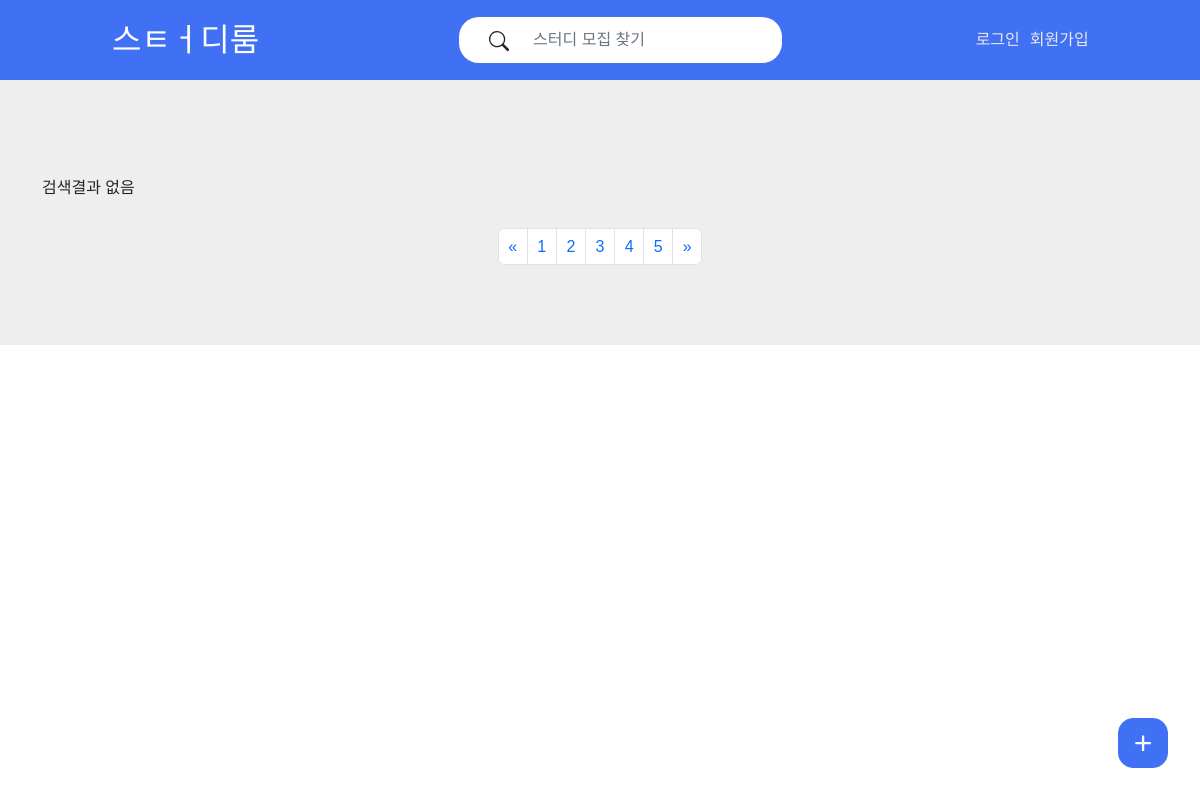
The app's page /, older data.
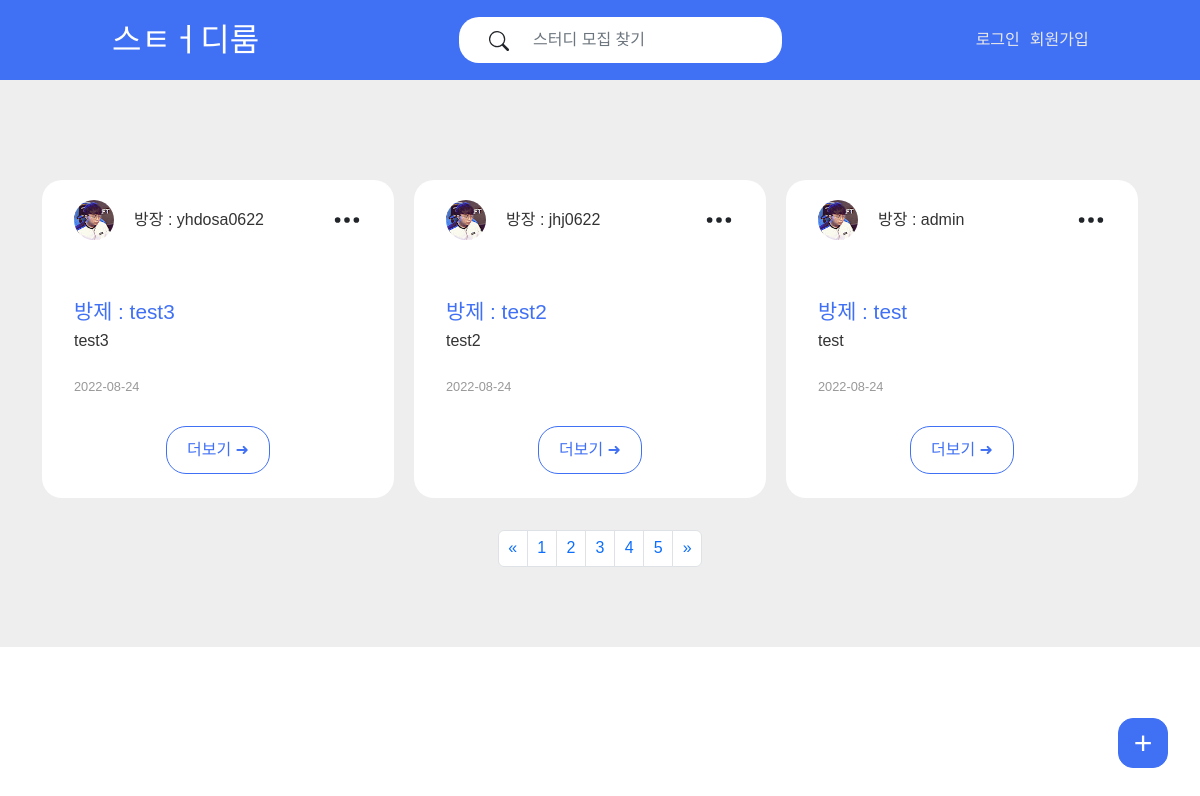
The same page, newer data.
### room/models.py (models this page shows, shortened)
class Room(models.Model):
    title = models.CharField(max_length=50, verbose_name="제목") #제목
    sub_title = models.CharField(max_length=100, blank=True, verbose_name="부제목") #부제목
    content = models.TextField(verbose_name="내용") #콘텐츠
    create = models.DateTimeField(verbose_name='작성일', auto_now_add=True) #작성일
    room_owner = models.ForeignKey(User, null=True, blank=True, on_delete=models.CASCADE, verbose_name="방장") #방장
    room_password = models.CharField(max_length=5, blank=True, verbose_name="방비밀번호") #방비밀번호
    updated = models.DateTimeField(auto_now_add=True)
    uuid = models.UUIDField(default=uuid.uuid4)
    def get_absolute_url(self): #어드민에서 게시글 바로 볼 수 있음
        return f'room/page/{self.id}'
    class Meta:
        verbose_name = "room 목록"
        verbose_name_plural = "room 목록"

### core/models.py (models this page shows)
class User(AbstractUser):
    username = models.CharField(max_length=10, blank=False, null=False, unique=True, verbose_name="회원아이디") # 아이디
    nickname = models.CharField(max_length=10, blank=False, null=False, unique=True, verbose_name="닉네임")# 닉네임
    name = models.CharField(max_length=10, blank=False, null=False, verbose_name="회원이름") #이름
    bio = models.TextField(verbose_name='자기소개') # 바이오
    create_at = models.DateTimeField(verbose_name='date joined', auto_now_add=True) # 가입한 날짜
    last_login = models.DateTimeField(verbose_name='last login',auto_now=True) # 마지막 로그인
    is_admin =  models.BooleanField(default=False)
    is_active = models.BooleanField(default=True)
    is_staff = models.BooleanField(default=False)
    is_superuser = models.BooleanField(default=False)
    object = UserManager()
    USERNAME_FIELD = 'username'
    REQUIRED_FIELDS = ['nickname']
    def __str__(self):
        return self.username
    class Meta:
        db_table = 'accounts'
        verbose_name = "가입자 목록"
        verbose_name_plural = "가입자 목록"

### core/views.py (the view)
# urls.py: path('', views.main, name='main'), # 메인홈
@csrf_exempt
def main(request):
    room_list = Room.objects.all().order_by('-id')
    res_data = {'room' : room_list}
    return render(request, 'index.html', res_data)

### core/templates/index.html (shortened to what this page needs)
<!DOCTYPE html>
<html lang="ko">
<head>
    <link href="https://cdn.jsdelivr.net/npm/bootstrap@5.2.0/dist/css/bootstrap.min.css" rel="stylesheet"
>
    <link rel="stylesheet" href="../static/css/reset.css">
    <link rel="stylesheet" href="../static/css/main.css">
</head>
<body>
    <nav class="navbar navbar-expand-lg ">
        <div class="container-fluid padding-none">
            <div class="nav_left">
                <a class="navbar-brand" href="/">스ㅌㅓ디룸</a>
            </div>
            <div class="collapse navbar-collapse nav_right" id="navbarSupportedContent">
                <form class="d-flex main_search_form" role="search">
                    <div class="form_btnbox">
                        <input class="form-control" type="search" placeholder="스터디 모집 찾기" aria-label="Search">
                        <button class="btn " type="submit">
                        </button>
                    </div>
                </form>
                <ul class="navbar-nav ">
                    {% if request.user.is_authenticated %}
                    <li class="nav-item">
                        <a class="mypage" href="#">{{ request.user }}</a>
                    </li>
                    <li class="nav-item dropdown">
                        <a class="nav-link dropdown-toggle" href="#" role="button" data-bs-toggle="dropdown"
                            aria-expanded="false">
                        </a>
                        <ul class="dropdown-menu">
                            <li><a class="dropdown-item" href="/mypage/">마이페이지</a></li>
                            <li><a class="dropdown-item" href="#">가입된 스터디 </a></li>
                            <li><a class="dropdown-item" href="/logout/">로그아웃</a></li>
                        </ul>
                    </li>
                    {% else %}
                    <li class="nav-item">
                        <a class="login" href="/login/">로그인</a>
                    </li>
                    <li class="nav-item">
                        <a class="resigter" href="/resigter/">회원가입</a>
                    </li>
                    {% endif %}
                </ul>
            </div>
        </div>
    </nav>
    <section class="main-section section container-fluid">
        <div class="container main_content">
            {% if not room %}
                <h1>검색결과 없음</h1>
            {% endif %}
            {% if room %}
            {% for r in room %}
                <div class="main_con">
                    <div class="main_content-box">
                        <div class="oner_box">
                            <div class="oner_box-profile">
                                <div class="oner_profile">
                                    <img src="../static/images/profile.jpg" alt="">
                                </div>
                                <div class="oner_name">
                                    <p>방장 : {{ r.room_owner }}</p>
                                </div>
                            </div>
                            <div class="setting_icon">
                                <svg xmlns="http://www.w3.org/2000/svg" width="30" height="30" fill="currentColor"
                                    class="bi bi-three-dots" viewBox="0 0 16 16">
                                    <path
                                        d="M3 9.5a1.5 1.5 0 1 1 0-3 1.5 1.5 0 0 1 0 3zm5 0a1.5 1.5 0 1 1 0-3 1.5 1.5 0 0 1 0 3zm5 0a1.5 1.5 0 1 1 0-3 1.5 1.5 0 0 1 0 3z" />
                                </svg>
                            </div>
                        </div>
                        <div class="bottom_content">
                            <h3 class="room_title">방제 : {{ r.title }}</h3>
                            <p class="room_content">{{ r.sub_title }}</p>
                            <p class="today">{{ r.create | date:"Y-m-d" }}</p>
                        </div>
                    </div>
                    <div class="room_btn">
                        <div class="room_btn-box">
                            <a href="{{ r.get_absolute_url }}" class="">더보기 ➜</a>
                        </div>
                    </div>
                </div>
            {% endfor %}
            {% endif %}
            <div>
                <a href="{% url 'room_add' %}" class="add_btn">
                    +
                </a>
            </div>
        </div>
        <div aria-label="Page navigation example" class="navigation">
            <ul class="pagination">
                <li class="page-item">
                    <a class="page-link" href="#" aria-label="Previous">
                        <span aria-hidden="true">&laquo;</span>
                    </a>
                </li>
                <li class="page-item"><a class="page-link" href="#">1</a></li>
                <li class="page-item"><a class="page-link" href="#">2</a></li>
                <li class="page-item"><a class="page-link" href="#">3</a></li>
                <li class="page-item"><a class="page-link" href="#">4</a></li>
                <li class="page-item"><a class="page-link" href="#">5</a></li>
                <li class="page-item">
                    <a class="page-link" href="#" aria-label="Next">
                        <span aria-hidden="true">&raquo;</span>
                    </a>
                </li>
            </ul>
        </div>
    </section>
</body>
</html>

### core/static/css/main.css (style rules this page uses)
* { font-size: 10px; font-family: 'Noto Sans KR', sans-serif !important; }
body { position: relative; }
nav { background-color: #4070f4; }
.navbar { height: 80px; }
.nav_left { width: 30%; }
.navbar-brand { padding-left: 100px; color: #fff; font-size: 2rem; }
.nav_right { width: 70%; display: flex; justify-content: space-around; z-index: 999; }
.form_btnbox { display: flex; flex-direction: row-reverse; background-color: #fff; border-radius: 20px; border-radius: 20px; padding: 5px 30px; }
.form_btnbox input { outline: none; border: none; border-radius: 20px; }
.form_btnbox button { padding-left: 0px; outline: none; border: none; }
.navbar-nav li { margin: 0px 5px; }
.navbar-nav .nav-item a { color: #e9e9e9; }
.main-section { padding: 5rem 0; background-color: #eee; }
.main_content { display: flex; justify-content: space-between; gap: 20px; margin-top: 20px ; }
.main_con { border-radius: 20px; background-color: #fff; width: 33.3%; }
.oner_box { display: flex; justify-content: space-between; align-items : center; padding: 20px 2rem; }
.oner_profile { width: 40px; height: 40px; }
.oner_box-profile { display: flex; align-items: center; justify-content: space-between; }
.oner_profile img { width: 100%; border-radius: 50%; }
.oner_name p { color: #333; font-size: 1rem; margin-left: 20px; }
.bottom_content { padding: 2rem; display: flex; flex-direction: column; overflow: hidden; }
.bottom_content h3 { margin-top: 10px; color: #4070f4; font-size: 1.3rem; }
.bottom_content p { margin-top: 10px; color: #333; font-size: 1rem; }
.today { margin-top: 2rem !important; font-size: 0.8rem !important; color: #999 !important; }
.room_btn-box { display: flex; justify-content: space-around; padding: 0 0 1.5rem 0; border-radius: 0 0 20px 20px; }
.room_btn-box a { padding: 15px 20px; border-radius: 20px; color: #4070f4; background-color: #fff; border: 1px solid #4070f4; font-size: 1rem; }
.navigation { display: flex; width: 100%; justify-content: center; margin-top: 2rem; }
.page-link { padding: 0.6rem; }
.add_btn { width: 50px; height: 50px; position: fixed; bottom: 2rem; right: 2rem; display: flex; justify-content: center; align-items: center; color: #fff; font-size: 2rem; border-radius: 15px; background-color: #4070f4; border: 1px solid #4070f4; }
.setting_icon { position: relative; }

Row changes from the older to the newer data that the page shows:
added Room: room_owner "yhdosa0622", title "test3", sub_title "test3", create "2022-08-24"
added Room: room_owner "jhj0622", title "test2", sub_title "test2", create "2022-08-24"
added Room: room_owner "admin", title "test", sub_title "test", create "2022-08-24"
Text that changed along with them:
text no longer shown: "검색결과 없음"
